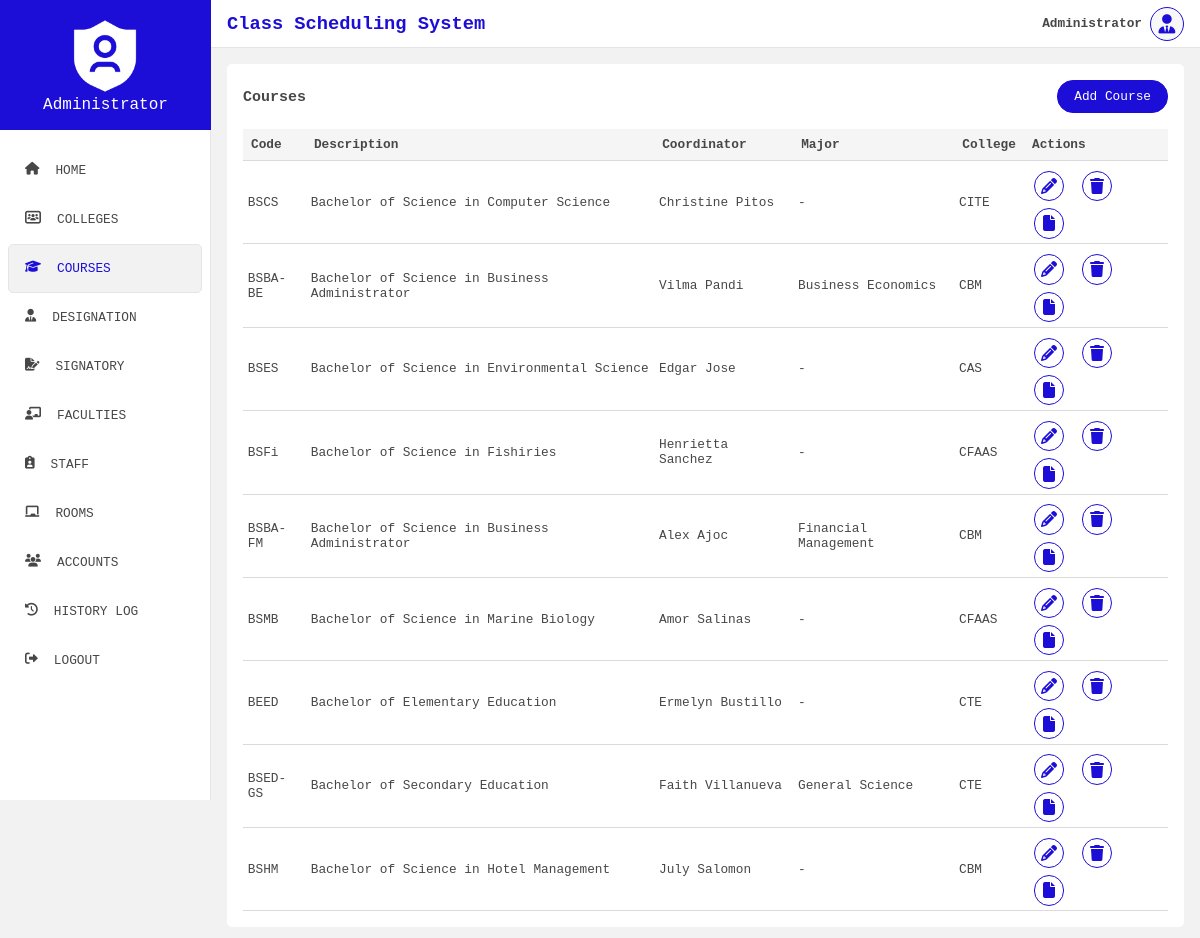
The page /view/course.php (signed in) on the database its author committed.
### tables this page shows
CREATE TABLE `course` (
  `course_id` varchar(40) NOT NULL,
  `coll_id` varchar(60) NOT NULL,
  `crs_code` varchar(40) DEFAULT NULL,
  `crs_desc` text DEFAULT NULL,
  `major` varchar(150) DEFAULT NULL
);

CREATE TABLE `faculty` (
  `fac_id` varchar(40) NOT NULL,
  `fname` varchar(100) DEFAULT NULL,
  `mname` varchar(100) DEFAULT NULL,
  `lname` varchar(40) DEFAULT NULL,
  `address` text DEFAULT NULL,
  `sex` varchar(40) DEFAULT NULL,
  `marital_stat` varchar(40) DEFAULT NULL,
  `contact` varchar(40) DEFAULT NULL,
  `vaccinated` varchar(40) DEFAULT NULL,
  `educ_qualification` varchar(50) NOT NULL,
  `qual_major` varchar(50) NOT NULL,
  `eligibility_prc` varchar(50) NOT NULL,
  `position` varchar(50) NOT NULL
);

CREATE TABLE `college` (
  `coll_id` varchar(60) NOT NULL,
  `coll_code` varchar(40) DEFAULT NULL,
  `coll_desc` text DEFAULT NULL
);

### config/Dbh.php (called while the page is built)
<?php
class Dbh{
    private $host = "localhost";
    private $db_name = "class_scheduling";
    private $username = "root";
    private $password = "";
    public function connect(){
        try{
            $conn = new PDO("mysql:host=".$this->host.";dbname=".$this->db_name, $this->username, $this->password);
            $conn->setAttribute(PDO::ATTR_ERRMODE, PDO::ERRMODE_EXCEPTION);
            return $conn;
        } catch (PDOException $e){
            echo "Connection failed " . $e->getMessage();
        }
    }
}

### models/CourseModel.php (called while the page is built, shortened)
<?php
require_once "../config/Dbh.php";
class CourseModel extends Dbh{
    private $conn;
    public function __construct(){
        $this->conn = $this->connect();
    }
    public function read_courses(){
        $sql = "SELECT * FROM `course` C INNER JOIN college CL ON CL.coll_id = C.coll_id ";
        $stmt = $this->conn->prepare($sql);
        $stmt->execute();
        return $stmt->fetchAll(PDO::FETCH_ASSOC);
    }
    public function read_program_coordinator($course_id){
        $sql = "SELECT * FROM `course_faculty` CF
            INNER JOIN faculty F ON F.fac_id = CF.fac_id
            INNER JOIN faculty_designation FD ON FD.fac_id = F.fac_id
            LEFT JOIN designation D ON D.designation_id = FD.designation_id
            WHERE `course_id`= ? AND `designation_title`=? ";
        $stmt = $this->conn->prepare($sql);
        $stmt->execute([$course_id, "Program Coordinator"]);
        return $stmt->fetch(PDO::FETCH_ASSOC);
    }
}

### controllers/CourseContr.php (called while the page is built, shortened)
<?php
require_once "../models/CourseModel.php";
class CourseContr extends CourseModel{
    public function get_courses(){
        return $this->read_courses();
    }
    public function get_program_coordinator($course_id){
        return $this->read_program_coordinator($course_id);
    }
}

### view/course.php (the view, shortened to what this page needs)
<?php
    require_once "../controllers/CourseContr.php";
    $course_contr = new CourseContr();
?>
<!DOCTYPE html>
<html lang="en">
<head>
    <link rel="stylesheet" href="../public/css/general.css">
    <link rel="stylesheet" href="../public/css/all.css">
</head>
<body>
    <div class="container">
        <?php include '../includes/sidebar.php'; ?>
        <div class="main">
            <?php include '../includes/header.php'; ?>
            <div class="content">
                <div class="table_container">
                    <section>
                        <h3>Courses</h3>
                        <button class="add_btn" id="add_course">Add Course</button>
                    </section>
                    <table>
                        <tr>
                            <th>Code</th>
                            <th>Description</th>
                            <th>Coordinator</th>
                            <th>Major</th>
                            <th>College</th>
                            <th>Actions</th>
                        </tr>
                        <?php
                        foreach($course_contr->get_courses() as $course){
                            $program_coordinator = $course_contr->get_program_coordinator($course["course_id"]);
                            ?>
                            <tr>
                                <td><?php echo $course["crs_code"]; ?></td>
                                <td><?php echo $course["crs_desc"]; ?></td>
                                <td>
                                    <?php
                                    if(!empty($program_coordinator)){
                                        echo $program_coordinator["fname"]. " " .$program_coordinator["lname"];
                                    }else{
                                        echo "-";
                                    }
                                    ?>
                                </td>
                                <td><?php echo !empty($course["major"]) ? $course["major"] : '-'; ?></td>
                                <td><?php echo $course["coll_code"]; ?></td>
                                <td>
                                    <div class="actions_con">
                                        <div class="actions">
                                            <button class="tb_action_item" onclick='handleCourseEdit(`<?php echo json_encode($course); ?>`);' title="edit">
                                                <i class="fas fa-pencil"></i>
                                            </button>
                                            <button class="tb_action_item" title="delete" onclick="handleDeleteCourse(`<?php echo $course['course_id']; ?>`);">
                                                <i class="fas fa-trash"></i>
                                            </button>
                                            <a class="tb_action_item" href="./prospectus.php?course_id=<?php echo $course["course_id"]; ?>" title="prospectus" style="font-size:1.3rem; color:#1c0ed7;">
                                                <i class="fa-solid fa-file"></i>
                                            </a>
                                        </div>
                                    </div>
                                </td>
                            </tr>
                            <?php
                        }
                        ?>
                    </table>
                </div>
            </div>
        </div>
    </div>
</body>
</html>

### public/css/general.css (style rules this page uses)
* { padding: 0; margin: 0; box-sizing: border-box; font-family: 'Courier New', Courier, monospace; }
:root { --primary: #ffffff; --secondary: #474747; --blue-accent: #1c0ed7; --orange-accent: #F15412; }
body { background-color: #f3f2f2; height: 90vh; }
.container { display: flex; }
.main { width: 100%; display: flex; flex-direction: column; }
.content { flex: 1; padding: 1rem; width: 100%; font-size: .8rem; }
.table_container { background-color: var(--primary); padding: 1rem; border-radius: 5px; color: var(--secondary); overflow-y: auto; }
.table_container section { display: flex; align-items: center; justify-content: space-between; margin-bottom: 1rem; }
.add_btn { background-color: var(--blue-accent); color: var(--primary); border: none; outline: none; border: 1px solid var(--blue-accent); font-size: .8rem; padding: .5rem 1rem; border-radius: 1rem; cursor: pointer; }
table { width: 100%; border-radius: 5px; border-collapse: collapse; }
td, th { border-bottom: 1px solid #dadada; }
th { background-color: #f5f5f5; padding: .5rem; text-align: left; }
td { padding: .3rem; }
.tb_action_item { margin-right: .5rem; border: none; outline: none; background-color: #FFF; cursor: pointer; margin: 5px; }
.tb_action_item i { font-size: 1rem; position: relative; background-color: var(--primary); border: 1px solid var(--blue-accent); color: var(--blue-accent); border-radius: 50%; width: 1.9rem; height: 1.9rem; text-align: center; }
.tb_action_item i::before { position: relative; top: 50%; transform: translateY(-50%); display: block; }
.actions_con { position: relative; }
.actions { align-items: center; }

### rows shown on the page
course: crs_code "BSCS", crs_desc "Bachelor of Science in Computer Science", faculty.fname "Christine", faculty.lname "Pitos", coll.coll_code "CITE"
course: crs_code "BSBA-BE", crs_desc "Bachelor of Science in Business Administrator", faculty.fname "Vilma", faculty.lname "Pandi", major "Business Economics", coll.coll_code "CBM"
course: crs_code "BSES", crs_desc "Bachelor of Science in Environmental Science", faculty.fname "Edgar", faculty.lname "Jose", coll.coll_code "CAS"
course: crs_code "BSFi", crs_desc "Bachelor of Science in Fishiries", faculty.fname "Henrietta", faculty.lname "Sanchez", coll.coll_code "CFAAS"
course: crs_code "BSBA-FM", crs_desc "Bachelor of Science in Business Administrator", faculty.fname "Alex", faculty.lname "Ajoc", major "Financial Management", coll.coll_code "CBM"
course: crs_code "BSMB", crs_desc "Bachelor of Science in Marine Biology", faculty.fname "Amor", faculty.lname "Salinas", coll.coll_code "CFAAS"
course: crs_code "BEED", crs_desc "Bachelor of Elementary Education", faculty.fname "Ermelyn", faculty.lname "Bustillo", coll.coll_code "CTE"
course: crs_code "BSED-GS", crs_desc "Bachelor of Secondary Education", faculty.fname "Faith", faculty.lname "Villanueva", major "General Science", coll.coll_code "CTE"
course: crs_code "BSHM", crs_desc "Bachelor of Science in Hotel Management", faculty.fname "July", faculty.lname "Salomon", coll.coll_code "CBM"

### other values the page prints
$_SESSION["user"]["fname"] "Administrator"
